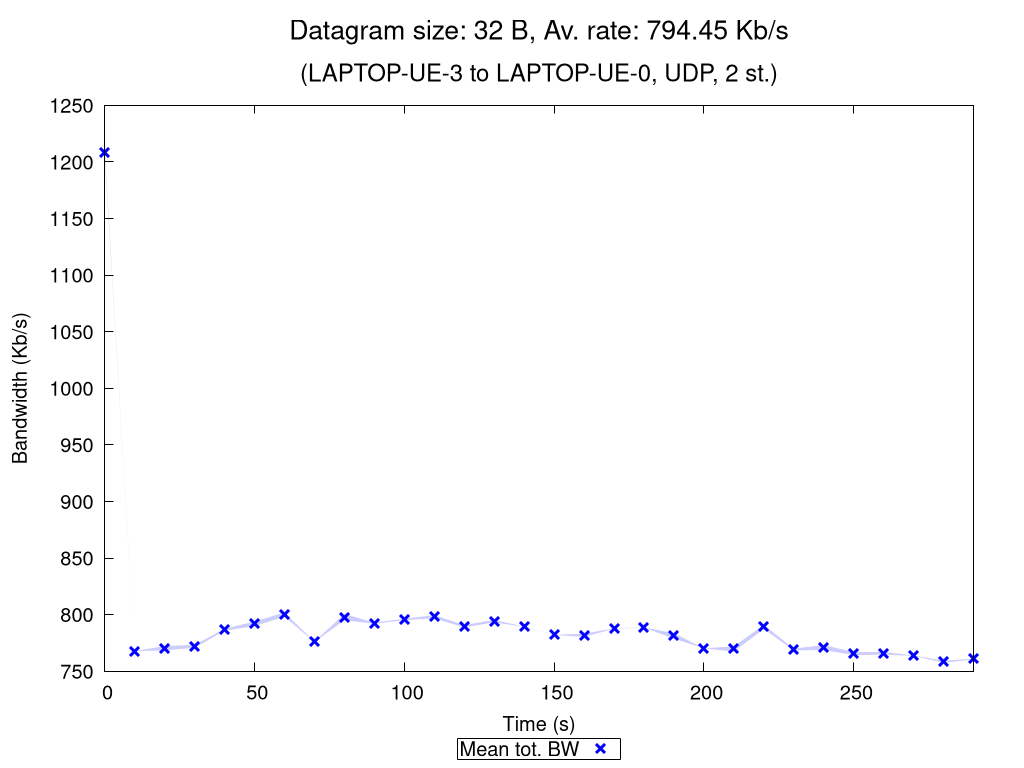

gnuplot code for this plot:
set terminal pngcairo nocrop enhanced size 1024,768 font "Verdana,15"
set output "UDP_2_st_2020_10_12_09-09-53_two2one_00032B.png"

set title "{/=20 Datagram size: 32 B, Av. rate: 794.45 Kb/s}\n\n{/=18 (LAPTOP-UE-3 to LAPTOP-UE-0, UDP, 2 st.)}"

set xlabel "Time (s)"
set ylabel "Bandwidth (Kb/s)"
set ytics nomirror
set key bmargin center horizontal box samplen 1 width -1
set bmargin 4.6
set rmargin 4.5

rf = 1000.0  # rate factor
set style fill transparent solid 0.2 noborder
set autoscale xfix
plot "UDP_2_st_2020_10_12_09-09-53_two2one_00032B_iperf_processed.dat" using 1:($2/rf-$3/rf):($2/rf+$3/rf) with filledcurves lc rgb "blue" notitle, \
     "" using 1:($2/rf) with points pt 2 ps 1.5 lw 3 lc rgb "blue" title "Mean tot. BW", \
